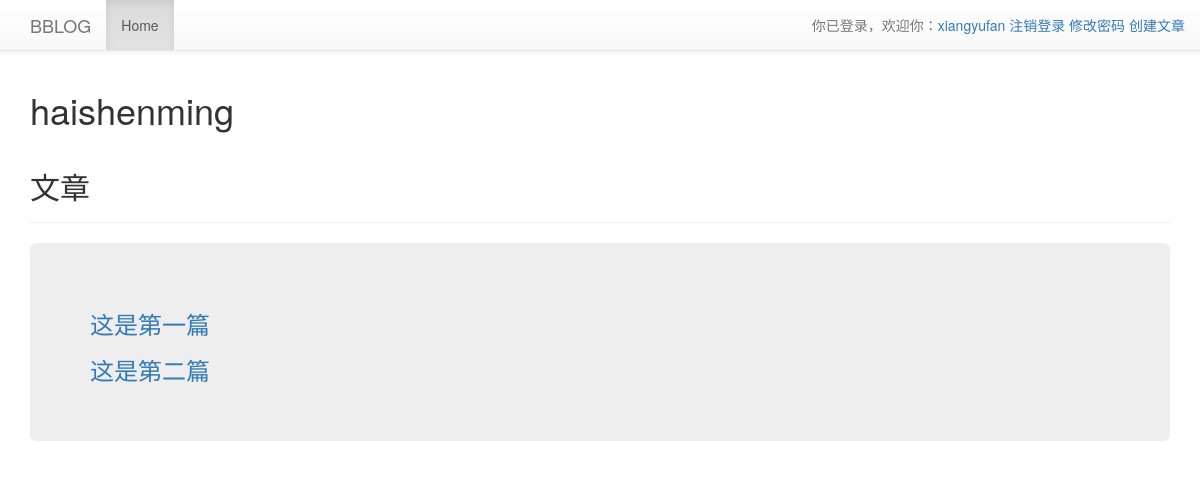
/users/haishenming/home/ (signed in), run on an earlier commit of the app's database.
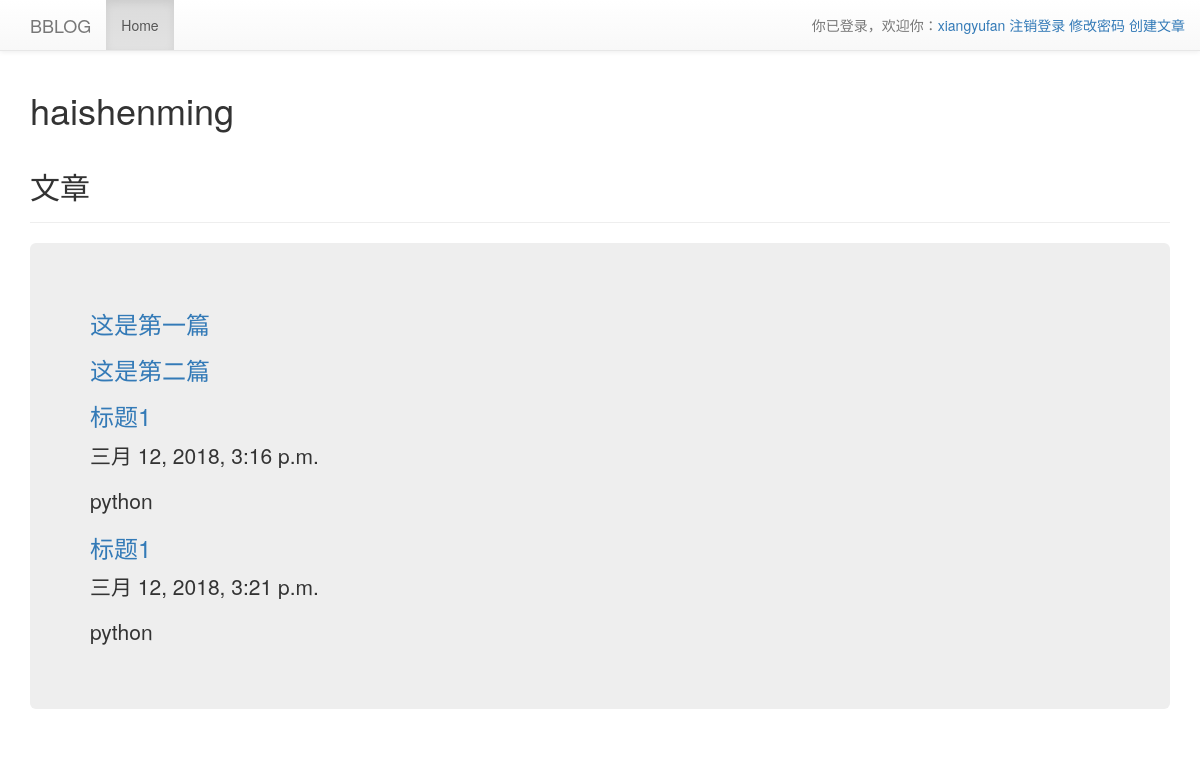
And on a later commit of the database.
### app_users/models.py (models this page shows)
class User(AbstractUser):
    nickname = models.CharField(verbose_name="昵称", max_length=50,
                                blank=True)
    class Meta(AbstractUser.Meta):
        pass

### app_article/models.py (models this page shows, shortened)
class Article(models.Model):
    id = models.IntegerField(primary_key=True)
    title = models.CharField(verbose_name="标题", max_length=128,
                             null=False)
    content = models.TextField(verbose_name="内容", null=False)
    author = models.ForeignKey(verbose_name="作者", to='app_users.User',
                               on_delete=models.CASCADE)  # 文章作者
    tags = models.ManyToManyField(verbose_name="标签", to='Tag')
    category = models.ForeignKey(verbose_name="类别", to="Category",
                                 on_delete=models.SET_NULL, null=True,
                                 limit_choices_to={})
    created_time = models.DateTimeField(verbose_name="创建时间", null=False,
                                        auto_now_add=True)
    updated_time = models.DateTimeField(verbose_name="修改时间",
                                        null=True, auto_now=True)

class Category(models.Model):
    id = models.IntegerField(primary_key=True)
    user = models.ForeignKey(verbose_name="作者", to='app_users.User',
                             on_delete=models.CASCADE)
    word = models.CharField(max_length=64, null=False, default="")
    created_time = models.DateTimeField(verbose_name="创建时间", null=False,
                                        auto_now=True)
    def __str__(self):
        return self.word

### app_users/views.py (the view)
# urls.py: 2. Add a URL to urlpatterns:  path('', views.home, name='home')
@login_required
def home(requests, username=None):
    this_user = User.objects.filter(username=username).first()  # 用户信息
    articles = Article.objects.filter(author__username=username)    # 用户文章信息
    return render(requests, 'users/home.html',
                  {"this_user": this_user,
                   "articles": articles})

### templates/users/home.html (shortened to what this page needs)
{% extends 'base.html' %}
{% load static %}
{% block content %}
    <div class="container" id="userInfo">
        <h1>{{ this_user.username }}</h1>
        <div id="article">
            <div class="page-header">
                <h2>文章</h2>
            </div>
            <div class="jumbotron">
                {% for article in articles %}
                    <div>
                        <h3>
                            <a href="{% url 'article' article.title %}">{{ article.title }}</a>
                        </h3>
                        {% if article.updated_time %}
                            <p>{{ article.updated_time }}</p>
                        {% endif %}
                        {% if article.category %}
                            <p>{{ article.category }}</p>
                        {% endif %}
                    </div>
                {% endfor %}
            </div>
        </div>
    </div>
{% endblock %}

### templates/base.html (shortened to what this page needs)
{% load static %}
<!DOCTYPE html>
<html lang="en">
<head>
    <link rel="stylesheet"
          href="{% static "bootstrap/css/bootstrap-theme.css" %}">
    <link rel="stylesheet"
          href="{% static "bootstrap/css/bootstrap.css" %}">
</head>
<body>
<div>
    <nav class="navbar navbar-default navbar-fixed-top">
        <div class="container">
            <div class="navbar-header">
                <a class="navbar-brand"
                   href="{% url 'index' %}">BBLOG</a>
            </div>
            <div class="collapse navbar-collapse"
                 id="bs-example-navbar-collapse-5">
                <ul class="nav navbar-nav">
                    <li class="active"><a
                            href="{% url 'index' %}">Home</a></li>
                </ul>
                <p class="navbar-text navbar-right">
                    {% if user.is_authenticated %}
                        你已登录，欢迎你：<a href=
                                            "{% url 'app_users:user_home' user.username %}"
                    >{{ user.username }}</a>
                        <a href="{% url 'logout' %}?next={{ request.path }}">注销登录</a>
                        <a href="{% url 'password_change' %}?next
                    ={{ request.path }}">修改密码</a>
                        <a href="
                            {% url 'article_create' %}">创建文章</a>
                    {% else %}
                        你还没有登录，请
                        <a href="{% url 'login' %}?next={{ request.path }}">登录</a>
                        或者
                        <a href="{% url 'app_users:register' %}">注册</a>
                    {% endif %}
                </p>
            </div>
        </div>
    </nav>
    <div>
        {% block content %}
        {% endblock %}
    </div>
</div>
</body>
</html>

What changed in the data, as far as the page shows it:
added Article: title "标题1", updated_time "三月 12, 2018, 3:16 p.m.", category "python"
added Article: title "标题1", updated_time "三月 12, 2018, 3:21 p.m.", category "python"
